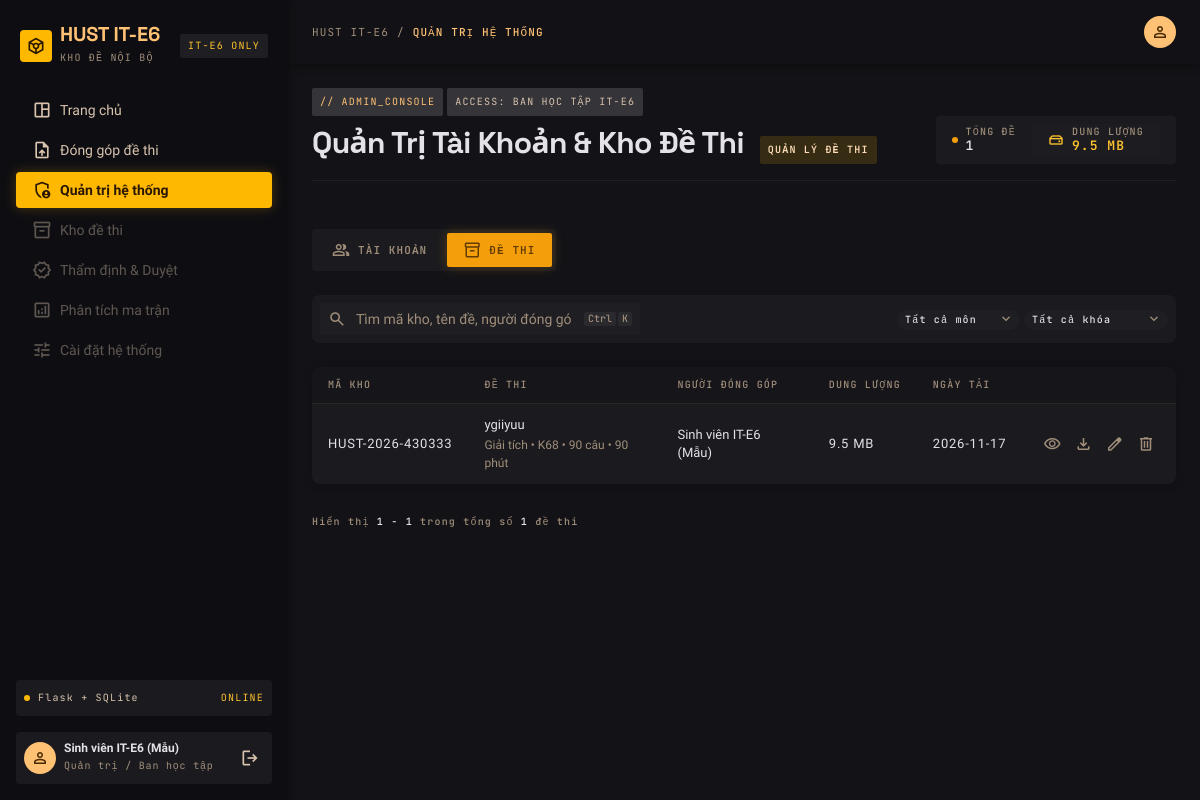
Page /admin?tab=exams (signed in) on the earlier database version.
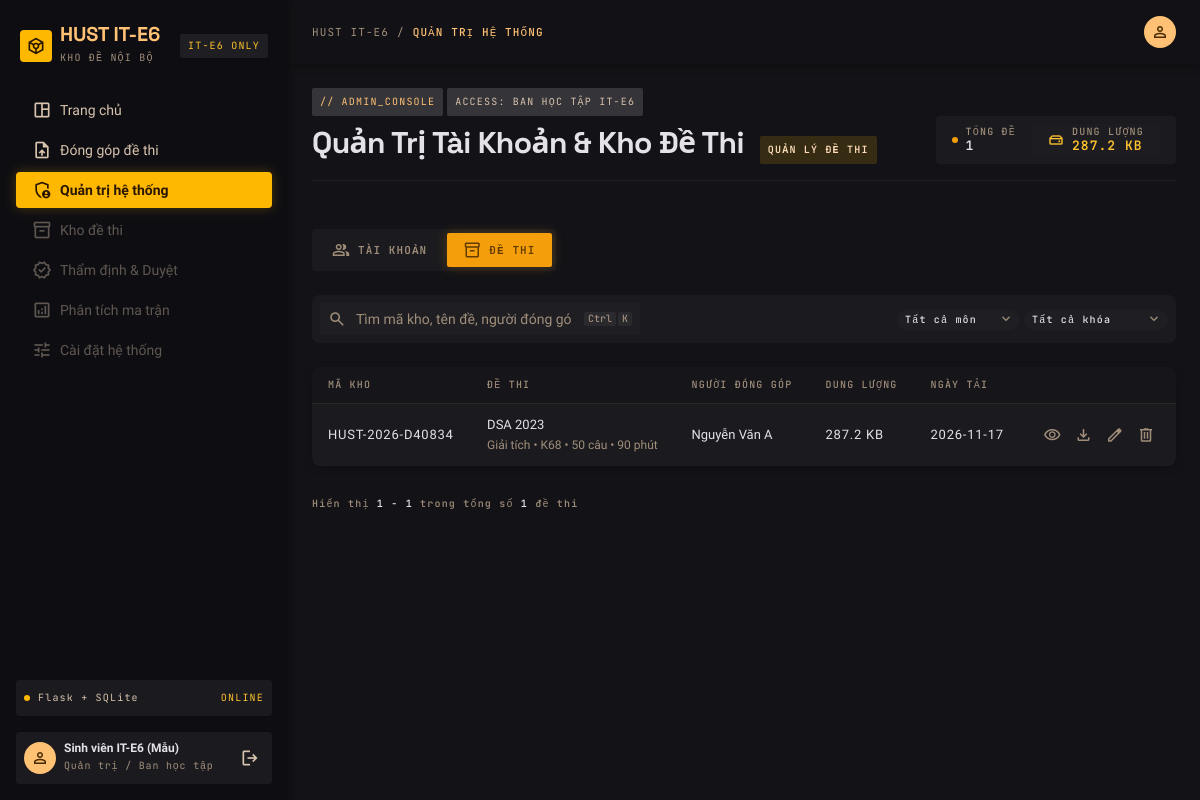
Same page on the later database version.
### tables this page shows
CREATE TABLE ExamFile (
    id            INTEGER PRIMARY KEY AUTOINCREMENT,
    uploader_id   INTEGER NOT NULL,
    original_name TEXT NOT NULL,
    stored_name   TEXT UNIQUE NOT NULL,
    ext           TEXT NOT NULL,
    mime          TEXT NOT NULL,
    size_bytes    INTEGER NOT NULL,
    sha256        TEXT NOT NULL,
    page_count    INTEGER,
    width         INTEGER,
    height        INTEGER,
    text_layer    INTEGER,
    zip_entries   INTEGER,
    zip_preview   TEXT,
    exam_id       INTEGER,              -- NULL = tep dang cho (chua luu de thi)
    created_at    TEXT NOT NULL
, drive_file_id TEXT);

CREATE TABLE Exam (
    id            INTEGER PRIMARY KEY AUTOINCREMENT,
    vault_id      TEXT UNIQUE NOT NULL,
    title         TEXT NOT NULL,
    subject_id    INTEGER NOT NULL,
    cohort        TEXT NOT NULL,
    source_id     INTEGER NOT NULL,
    duration_min  INTEGER NOT NULL,
    num_questions INTEGER NOT NULL,
    grading_scale TEXT NOT NULL,
    nb_th         INTEGER NOT NULL DEFAULT 0,
    vd            INTEGER NOT NULL DEFAULT 0,
    vdc           INTEGER NOT NULL DEFAULT 0,
    status        TEXT NOT NULL,
    uploader_id   INTEGER NOT NULL,
    file_id       INTEGER UNIQUE NOT NULL,
    created_at    TEXT NOT NULL
);

CREATE TABLE Subject (
    id   INTEGER PRIMARY KEY AUTOINCREMENT,
    name TEXT UNIQUE NOT NULL
);

### app.py (the view)
@app.route("/admin")
@admin_required
def admin():
    db = get_db()
    tab = request.args.get("tab", "users")
    if tab not in ("users", "exams"):
        tab = "users"
    q = re.sub(r"\s+", " ", request.args.get("q", "")).strip()[:100]
    role = request.args.get("role", "")
    role = role if role in ROLE_LABELS else ""
    cohort = request.args.get("cohort", "")
    cohort = cohort if cohort in dict(COHORTS) else ""
    subject_id = to_int(request.args.get("subject"), 1, 2 ** 31)
    def link(**over):
        d = {"tab": tab, "q": q, "role": role, "subject": subject_id, "cohort": cohort}
        d.update(over)
        return url_for("admin", **{k: v for k, v in d.items() if v not in (None, "")})
    where, args = [], []
    if tab == "users":
        from_sql = 'FROM "User" u'
        if role:
            where.append("u.role = ?")
            args.append(role)
        if q:
            where.append("(u.email LIKE ? ESCAPE '\\' OR u.mssv LIKE ? ESCAPE '\\' "
                         "OR u.full_name LIKE ? ESCAPE '\\')")
            args += [like_pat(q)] * 3
    else:
        from_sql = """FROM Exam e
            JOIN Subject s   ON s.id   = e.subject_id
            JOIN Source  src ON src.id = e.source_id
            JOIN ExamFile f  ON f.id   = e.file_id
            JOIN "User"  up  ON up.id  = e.uploader_id"""
        if subject_id:
            where.append("e.subject_id = ?")
            args.append(subject_id)
        if cohort:
            where.append("e.cohort = ?")
            args.append(cohort)
        if q:
            where.append("(e.title LIKE ? ESCAPE '\\' OR e.vault_id LIKE ? ESCAPE '\\' "
                         "OR up.email LIKE ? ESCAPE '\\' OR up.full_name LIKE ? ESCAPE '\\')")
            args += [like_pat(q)] * 4
    where_sql = " AND ".join(where) or "1 = 1"
    total = db.execute(f"SELECT COUNT(*) {from_sql} WHERE {where_sql}", args).fetchone()[0]
    pages = max(1, -(-total // ADMIN_PER_PAGE))
    page = min(max(to_int(request.args.get("page"), 1, 10 ** 6) or 1, 1), pages)
    offset = (page - 1) * ADMIN_PER_PAGE
    if tab == "users":
        rows = db.execute(
            f"""SELECT u.*, (SELECT COUNT(*) FROM Exam x WHERE x.uploader_id = u.id) AS n_exams
                {from_sql} WHERE {where_sql} ORDER BY u.id DESC LIMIT ? OFFSET ?""",
            args + [ADMIN_PER_PAGE, offset]).fetchall()
    else:
        rows = db.execute(
            f"""SELECT e.id, e.vault_id, e.title, e.cohort, e.subject_id, e.source_id,
                       e.duration_min, e.num_questions, e.grading_scale, e.nb_th, e.vd, e.vdc,
                       e.created_at, s.name AS subject_name, src.name AS source_name,
                       f.id AS file_id, f.ext, f.size_bytes,
                       COALESCE(up.full_name, up.email) AS uploader_name
                {from_sql} WHERE {where_sql} ORDER BY e.id DESC LIMIT ? OFFSET ?""",
            args + [ADMIN_PER_PAGE, offset]).fetchall()
    ustats = db.execute("""SELECT COUNT(*) AS total,
                                  COALESCE(SUM(role = 'admin'), 0) AS admins,
                                  COALESCE(SUM(is_active = 0), 0) AS locked
                           FROM "User" """).fetchone()
    estats = db.execute("""SELECT COUNT(*) AS total, COALESCE(SUM(f.size_bytes), 0) AS size
                           FROM Exam e JOIN ExamFile f ON f.id = e.file_id""").fetchone()
    return render_template(
        "admin.html", tab=tab, rows=rows, q=q, role=role, cohort=cohort, subject_id=subject_id,
        link=link, total=total, page=page, pages=pages, pages_nav=page_window(page, pages),
        first=offset + 1 if total else 0, last=offset + len(rows),
        ustats=ustats, estats=estats, role_labels=ROLE_LABELS,
        cohorts=COHORTS, scales=GRADING_SCALES,
        subjects=db.execute("SELECT id, name FROM Subject ORDER BY id").fetchall(),
        sources=db.execute("SELECT id, name FROM Source ORDER BY id").fetchall(),
    )

### app.py (called while the page is built, shortened)
def human_size(n):
    n = float(n or 0)
    for unit in ("B", "KB", "MB", "GB"):
        if n < 1024 or unit == "GB":
            return f"{n:.0f} {unit}" if unit == "B" else f"{n:.1f} {unit}"
        n /= 1024

def get_db():
    if "db" not in g:
        g.db = sqlite3.connect(DATABASE)
        g.db.row_factory = sqlite3.Row
    return g.db

@login_manager.user_loader
def load_user(user_id):
    row = get_db().execute('SELECT * FROM "User" WHERE id = ?', (user_id,)).fetchone()
    user = User(row) if row else None
    return user if user and user.is_active else None

def csrf_token():
    if "_csrf" not in session:
        session["_csrf"] = secrets.token_hex(16)
    return session["_csrf"]

@app.after_request
def security_headers(resp):
    resp.headers.setdefault("X-Content-Type-Options", "nosniff")
    resp.headers.setdefault("X-Frame-Options", "SAMEORIGIN")
    resp.headers.setdefault("Referrer-Policy", "same-origin")
    return resp

def page_window(page, pages):
    if pages <= 7:
        return list(range(1, pages + 1))

    @property
    def is_active(self):
        return self._active

    @property
    def is_admin(self):
        return self.role == "admin"

### templates/admin.html (shortened to what the changed rows need)
{% extends "base_app.html" %}
{% block content %}
<div class="vault admin" id="admin"
     data-user-create="{{ url_for('api_admin_user_create') }}"
     data-user-item="{{ url_for('api_admin_user_update', user_id=0) }}"
     data-exam-item="{{ url_for('api_admin_exam_update', exam_id=0) }}">
  <div class="page-head">
    <div class="page-head__left">
      <div class="page-head__title">
        <h1>Quản Trị Tài Khoản &amp; Kho Đề Thi</h1>
      </div>
    </div>
    <div class="vt-stats">
      {% if tab == 'users' %}
      <div class="vt-stat"><span class="vt-dot"></span>
        <div><span class="vt-stat__label">TÀI KHOẢN</span><strong>{{ ustats.total }}</strong></div></div>
      <div class="vt-stat vt-stat--mid"><span class="material-symbols-outlined icon-16 vt-c-tertiary">shield_person</span>
        <div><span class="vt-stat__label">QUẢN TRỊ</span><strong class="vt-c-tertiary">{{ ustats.admins }}</strong></div></div>
      <div class="vt-stat"><span class="vt-dot vt-dot--danger"></span>
        <div><span class="vt-stat__label">ĐÃ KHÓA</span><strong class="vt-c-secondary">{{ ustats.locked }}</strong></div></div>
      {% else %}
      <div class="vt-stat"><span class="vt-dot"></span>
        <div><span class="vt-stat__label">TỔNG ĐỀ</span><strong>{{ estats.total }}</strong></div></div>
      <div class="vt-stat vt-stat--mid"><span class="material-symbols-outlined icon-16 vt-c-tertiary">hard_drive</span>
        <div><span class="vt-stat__label">DUNG LƯỢNG</span><strong class="vt-c-tertiary">{{ estats.size|filesize }}</strong></div></div>
      {% endif %}
    </div>
  </div>
  {% if rows %}
  <div class="ad-tablewrap">
    {% if tab == 'users' %}
    <table class="ad-table">
      <thead><tr>
        <th>MSSV</th><th>Tài khoản</th><th>Vai trò</th><th>Trạng thái</th>
        <th>Đề đã đóng góp</th><th>Ngày tạo</th><th></th>
      </tr></thead>
      <tbody>
        {% for u in rows %}
        {% set me = (u.id == current_user.id) %}
        <tr data-id="{{ u.id }}" data-mssv="{{ u.mssv or '' }}" data-email="{{ u.email }}"
            data-name="{{ u.full_name or '' }}" data-role="{{ u.role }}" data-active="{{ u.is_active }}">
          <td class="ad-mono">{{ u.mssv or '—' }}</td>
          <td class="ad-name">
            <strong>{{ u.full_name or '—' }}{% if me %} <span class="ad-me">BẠN</span>{% endif %}</strong>
            <span class="ad-sub">{{ u.email }}</span>
          </td>
          <td><span class="vt-badge {{ 'is-published' if u.role == 'admin' else 'is-draft' }}">{{ role_labels[u.role]|upper }}</span></td>
          <td><span class="vt-badge {{ 'is-draft' if u.is_active else 'is-pending' }}">{{ 'HOẠT ĐỘNG' if u.is_active else 'ĐÃ KHÓA' }}</span></td>
          <td class="ad-mono">{{ u.n_exams }}</td>
          <td class="ad-mono">{{ u.created_at[:10] }}</td>
          <td class="ad-act">
            <button class="vt-icon-btn" type="button" data-act="edit-user" title="Sửa / cấp quyền / đặt lại mật khẩu" aria-label="Sửa tài khoản">
              <span class="material-symbols-outlined icon-18">edit</span></button>
            <button class="vt-icon-btn" type="button" data-act="toggle-user" {{ 'disabled' if me }}
                    title="{{ 'Khóa tài khoản' if u.is_active else 'Mở khóa tài khoản' }}" aria-label="Khóa hoặc mở khóa">
              <span class="material-symbols-outlined icon-18">{{ 'lock' if u.is_active else 'lock_open' }}</span></button>
            <button class="vt-icon-btn vt-icon-btn--danger" type="button" data-act="delete-user" {{ 'disabled' if me }}
                    title="Xóa tài khoản" aria-label="Xóa tài khoản">
              <span class="material-symbols-outlined icon-18">delete</span></button>
          </td>
        </tr>
        {% endfor %}
      </tbody>
    </table>
    {% else %}
    <table class="ad-table">
      <thead><tr>
        <th>Mã kho</th><th>Đề thi</th><th>Người đóng góp</th><th>Dung lượng</th><th>Ngày tải</th><th></th>
      </tr></thead>
      <tbody>
        {% for e in rows %}
        <tr data-id="{{ e.id }}" data-vault="{{ e.vault_id }}" data-title="{{ e.title }}"
            data-subject="{{ e.subject_id }}" data-source="{{ e.source_id }}" data-cohort="{{ e.cohort }}"
            data-duration="{{ e.duration_min }}" data-numq="{{ e.num_questions }}" data-scale="{{ e.grading_scale }}"
            data-nb="{{ e.nb_th }}" data-vd="{{ e.vd }}" data-vdc="{{ e.vdc }}">
          <td class="ad-mono c-accent-soft">{{ e.vault_id }}</td>
          <td class="ad-title">
            <strong>{{ e.title }}</strong>
            <span class="ad-sub">{{ e.subject_name }} &bull; {{ e.cohort }} &bull; {{ e.num_questions }} câu &bull; {{ e.duration_min }} phút</span>
          </td>
          <td>{{ e.uploader_name }}</td>
          <td class="ad-mono">{{ e.size_bytes|filesize }}</td>
          <td class="ad-mono">{{ e.created_at[:10] }}</td>
          <td class="ad-act">
            {% if e.ext != '.zip' %}
            <a class="vt-icon-btn" href="{{ url_for('file_preview', file_id=e.file_id) }}" target="_blank" rel="noopener" title="Xem tệp" aria-label="Xem tệp">
              <span class="material-symbols-outlined icon-18">visibility</span></a>
            {% endif %}
            <a class="vt-icon-btn" href="{{ url_for('file_download', file_id=e.file_id) }}" title="Tải xuống" aria-label="Tải xuống">
              <span class="material-symbols-outlined icon-18">download</span></a>
            <button class="vt-icon-btn" type="button" data-act="edit-exam" title="Sửa thông tin đề" aria-label="Sửa đề thi">
              <span class="material-symbols-outlined icon-18">edit</span></button>
            <button class="vt-icon-btn vt-icon-btn--danger" type="button" data-act="delete-exam" title="Xóa đề thi" aria-label="Xóa đề thi">
              <span class="material-symbols-outlined icon-18">delete</span></button>
          </td>
        </tr>
        {% endfor %}
      </tbody>
    </table>
    {% endif %}
  </div>
  {% endif %}
</div>
{% endblock %}

Differences in the rows shown:
removed ExamFile: vault_id "HUST-2026-430333", title "ygiiyuu", subject_name "Giải tích", cohort "K68", num_questions "90", duration_min "90", uploader_name "Sinh viên IT-E6 (Mẫu)", size_bytes|filesize "9.5 MB", created_at "2026-11-17"
added ExamFile: vault_id "HUST-2026-D40834", title "DSA 2023", subject_name "Giải tích", cohort "K68", num_questions "50", duration_min "90", uploader_name "Nguyễn Văn A", size_bytes|filesize "287.2 KB", created_at "2026-11-17"
Other differences:
{{ estats.size|filesize }}: "9.5 MB" → "287.2 KB"
